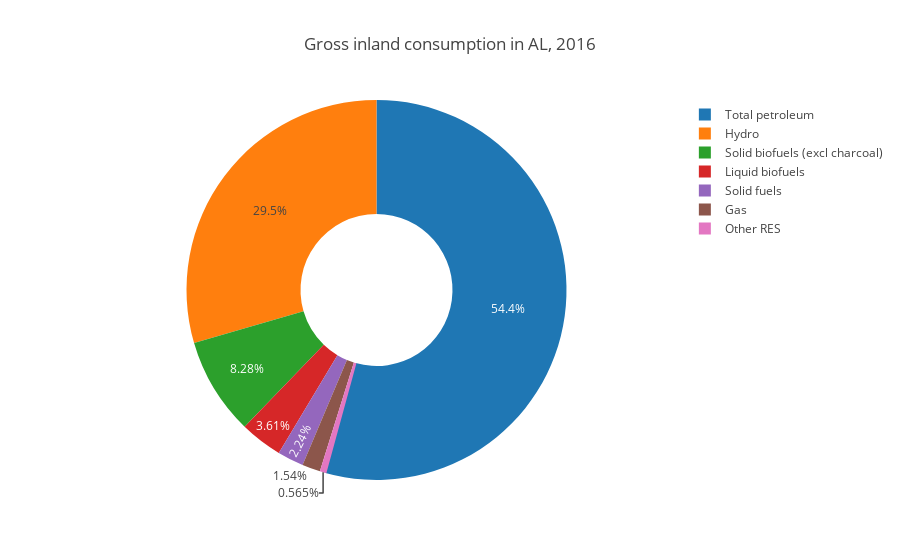

This figure's notebook cell:
### Code cell
fig = {
    "data": [{
            'labels': final_data_a['cn'],
            'values': final_data_a['total'],
            'type': 'pie',
            'hoverinfo':'label+percent',
            'hole': .4
        }],
    'layout': {'title': 'Gross inland consumption in {}, {}'.format(country, year)}
}

iplot(fig, show_link=False)

### Figure 1 — Plotly figure (JSON) as saved in the notebook; plotly's stock layout.template omitted (floating-point values rounded to 4 significant figures)
{"data": [{"hole": 0.4, "hoverinfo": "label+percent", "labels": ["Gas", "Hydro", "Liquid biofuels", "Other Non-RES", "Other RES", "Solid biofuels (excl charcoal)", "Solid fuels", "Total petroleum"], "type": "pie", "values": [35, 669.1, 81.9, -3.6, 12.8, 187.8, 50.7, 1234.0]}], "layout": {"title": "Gross inland consumption in AL, 2016"}}
